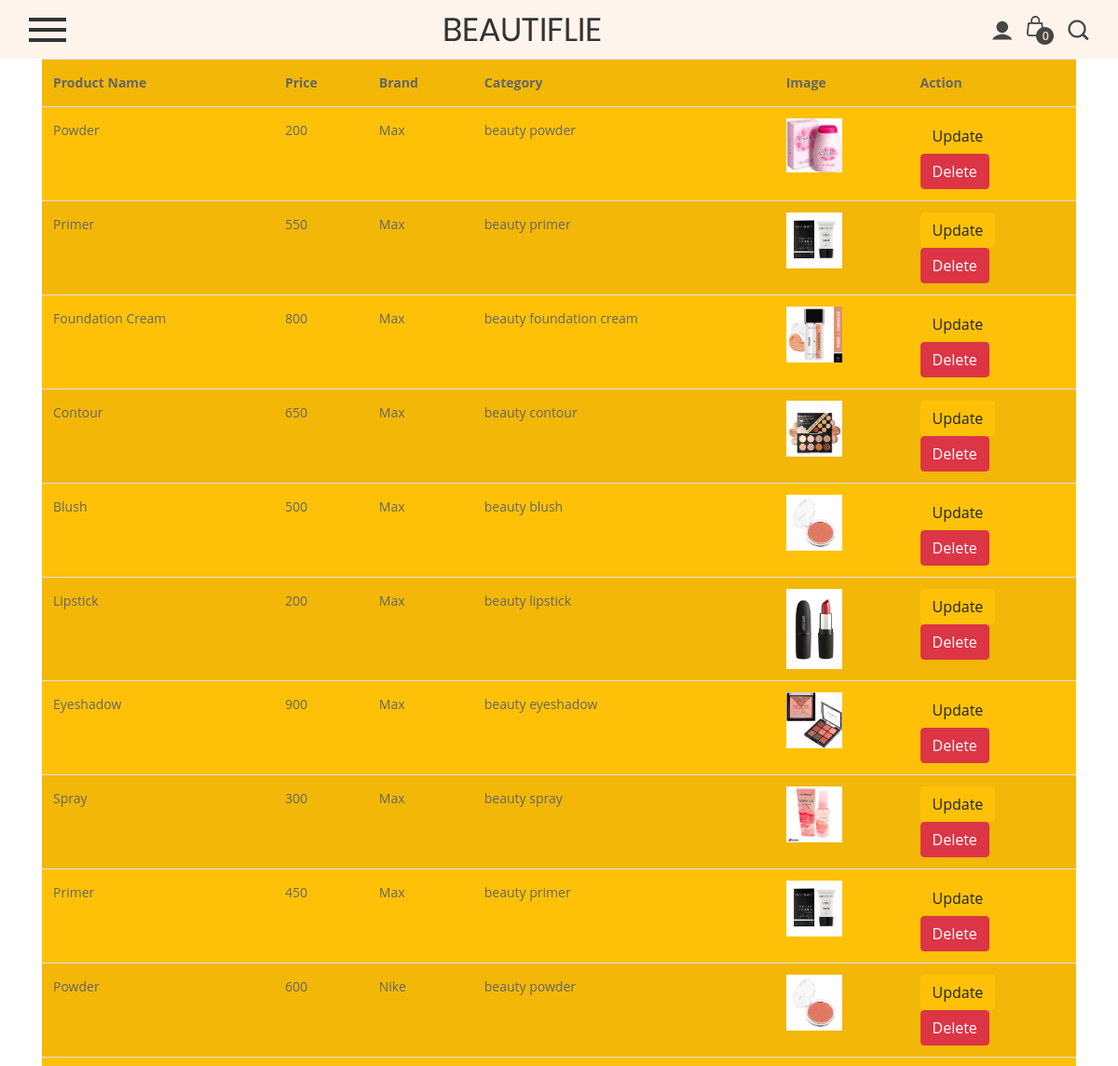
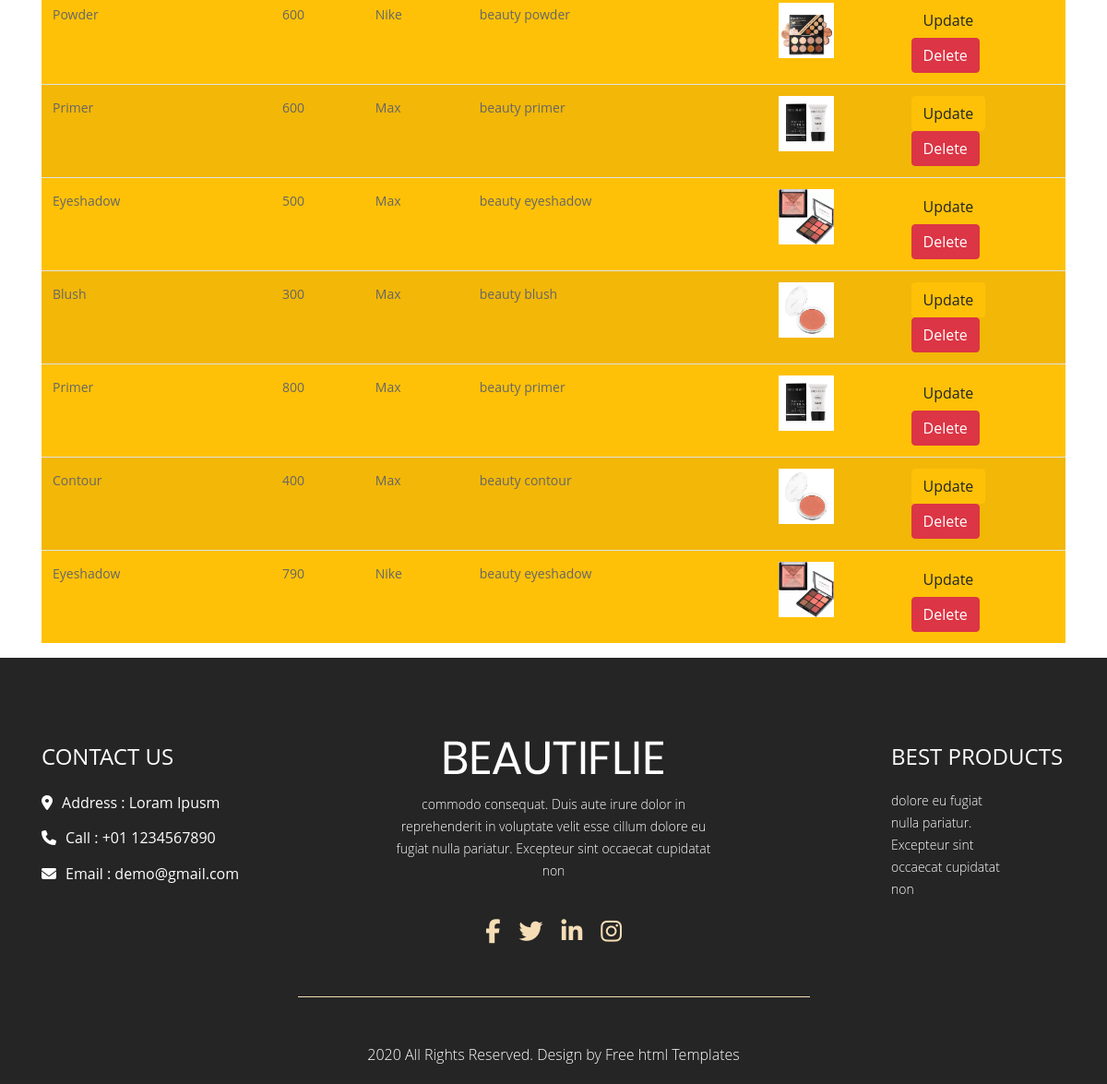
/Product/ProductViewMerchant, run on the app's committed database (2 pictures, top to bottom).
### Product/models.py (models this page shows)
class ProductDetails(models.Model):
    Product_Id=models.AutoField(primary_key=True)
    Product_Name=models.CharField(max_length=255)
    Product_Brand=models.CharField(max_length=255)
    Product_Description=models.CharField(max_length=1000)
    Product_Price=models.IntegerField()
    Product_Category=models.CharField(max_length=255)
    Product_Stock=models.PositiveIntegerField()
    Product_Image=models.ImageField(upload_to="product_image")
    Merchant=models.ForeignKey(User,on_delete=models.CASCADE,blank=True,null=True)

### Product/views.py (the view)
# urls.py: path("ProductViewMerchant",views.ProductViewMerchant,name="ProductViewMerchant"),
def ProductViewMerchant(request):
    products=ProductDetails.objects.all()
    context ={
        "products":products
    }
    return render(request,'productlist.html',context)

### templates/productlist.html
{% extends "adminhome.html" %}
{% block content %}
<div class="container">
    <table class="table table-striped bg-warning">
       <tr>
           <th>Product Name</th>
           <th>Price</th>
           <th>Brand</th>
           <th>Category</th>
           <th>Image</th>
           <th>Action</th>
        </tr>
        {% for product in products %}
    <tr>
        <td>{{product.Product_Name}}</td>
        <td>{{product.Product_Price}}</td>
        <td>{{product.Product_Brand}}</td>
        <td>{{product.Product_Category}}</td>
        <td><img src="{{product.Product_Image.url}}" style="width:60px;"></td>
        <td>
            <form action="{%url 'UpdateProduct' product.Product_Id %}">
            <button class="btn btn-warning">Update</button>
            </form>
            <a href="{%url 'DeleteProduct' product.Product_Id %}" class="btn btn-danger">Delete</a>
        </td>
    </tr>
    {% endfor %}
</table>
</div>
{% endblock %}

### templates/adminhome.html (shortened to what this page needs)
{% load static %}
<!DOCTYPE html>
<html lang="en">
   <head>
      <link rel="stylesheet" type="text/css" href="{%static 'css/bootstrap.min.css'%}">
      <link rel="stylesheet" type="text/css" href="{%static 'css/style.css'%}">
      <link rel="stylesheet" href="{%static 'css/responsive.css'%}">
      <link rel="stylesheet" href="{%static 'css/jquery.mCustomScrollbar.min.css'%}">
      <link rel="stylesheet" href="{%static 'https://netdna.bootstrapcdn.com/font-awesome/4.0.3/css/font-awesome.css'%}">
      <link rel="stylesheet" href="{%static 'css/owl.carousel.min.css'%}">
      <link rel="stylesheet" href="{%static 'css/owl.theme.default.min.css'%}">
      <link rel="stylesheet" href="{%static 'https://cdnjs.cloudflare.com/ajax/libs/fancybox/2.1.5/jquery.fancybox.min.css" media="screen'%}">
      <link href="{%static 'https://unpkg.com/gijgo@1.9.13/css/gijgo.min.css" rel="stylesheet" type="text/css'%}" />
   </head>
   <body>
      <div class="header_section">
         <div class="container-fluid">
            <nav class="navbar navbar-light bg-light justify-content-between">
               <span class="toggle_icon" onclick="openNav()"><img src="{% static 'images/toggle-icon.png' %}"></span>
               <a class="logo" href="index.html"><img src="{% static 'images/logo.png' %}"></a></a>
               <form class="form-inline ">
                  <div class="login_text">
                     <ul>
                        <li><a href="#"><img src="{% static 'images/user-icon.png' %}"></a></li>
                        <li><a href="#"><img src="{% static 'images/bag-icon.png' %}"></a></li>
                        <li><a href="#"><img src="{% static 'images/search-icon.png' %}"></a></li>
                     </ul>
                  </div>
               </form>
            </nav>
         </div>
      </div>
      {% block content%}{% endblock %}
      <div class="footer_section layout_padding">
         <div class="container">
            <div class="contact_section_2">
               <div class="row">
                  <div class="col-sm-4">
                     <h3 class="address_text">Contact Us</h3>
                     <div class="address_bt">
                        <ul>
                           <li>
                              <a href="#">
                              <i class="fa fa-map-marker" aria-hidden="true"></i><span class="padding_left10">Address : Loram Ipusm</span>
                              </a>
                           </li>
                           <li>
                              <a href="#">
                              <i class="fa fa-phone" aria-hidden="true"></i><span class="padding_left10">Call : +01 1234567890</span>
                              </a>
                           </li>
                           <li>
                              <a href="#">
                              <i class="fa fa-envelope" aria-hidden="true"></i><span class="padding_left10">Email : demo@gmail.com</span>
                              </a>
                           </li>
                        </ul>
                     </div>
                  </div>
                  <div class="col-sm-4">
                     <div class="footer_logo_1"><a href="index.html"><img src="{% static 'images/footer-logo.png' %}"></a></div>
                     <p class="dummy_text">commodo consequat. Duis aute irure dolor in reprehenderit in voluptate velit esse cillum dolore eu fugiat nulla pariatur. Excepteur sint occaecat cupidatat non</p>
                  </div>
                  <div class="col-sm-4">
                     <div class="main">
                        <h3 class="address_text">Best Products</h3>
                        <p class="ipsum_text">dolore eu fugiat nulla pariatur. Excepteur sint occaecat cupidatat non</p>
                     </div>
                  </div>
               </div>
            </div>
            <div class="social_icon">
               <ul>
                  <li>
                     <a href="#"><i class="fa fa-facebook" aria-hidden="true"></i></a>
                  </li>
                  <li>
                     <a href="#"><i class="fa fa-twitter" aria-hidden="true"></i></a>
                  </li>
                  <li>
                     <a href="#"><i class="fa fa-linkedin" aria-hidden="true"></i></a>
                  </li>
                  <li>
                     <a href="#"><i class="fa fa-instagram" aria-hidden="true"></i></a>
                  </li>
               </ul>
            </div>
         </div>
      </div>
      <div class="copyright_section">
         <div class="container">
            <p class="copyright_text">2020 All Rights Reserved. Design by <a href="https://html.design">Free html  Templates</a></p>
         </div>
      </div>
   </body>
</html>

### static/css/style.css (style rules this page uses)
* { box-sizing: border-box !important; transition: ease all 0.5s; }
html { scroll-behavior: smooth; }
body { color: #666666; font-size: 14px; line-height: 1.80857; font-weight: normal; overflow-x: hidden; font-family: 'Open Sans', sans-serif; }
a { color: #1f1f1f; text-decoration: none !important; outline: none !important; -webkit-transition: all .3s ease-in-out; -moz-transition: all .3s ease-in-out; -ms-transition: all .3s ease-in-out; -o-transition: all .3s ease-in-out; transition: all .3s ease-in-out; }
h1, h2, h3, h4, h5, h6 { letter-spacing: 0; font-weight: normal; position: relative; padding: 0 0 10px 0; font-weight: normal; line-height: normal; color: #111111; margin: 0 }
h3 { font-size: 18px }
*, *::after, *::before { -webkit-box-sizing: border-box; -moz-box-sizing: border-box; box-sizing: border-box; }
ul, li, ol { margin: 0px; padding: 0px; list-style: none; }
p { margin: 20px; font-weight: 300; font-size: 15px; line-height: 24px; }
a { color: #222222; text-decoration: none; outline: none !important; }
a, .btn { text-decoration: none !important; outline: none !important; -webkit-transition: all .3s ease-in-out; -moz-transition: all .3s ease-in-out; -ms-transition: all .3s ease-in-out; -o-transition: all .3s ease-in-out; transition: all .3s ease-in-out; }
img { max-width: 100%; height: auto; }
button { border: 0; margin: 0; padding: 0; cursor: pointer; }
.layout_padding { padding-top: 90px; padding-bottom: 0px; }
.header_section { width: 100%; float: left; background-color: #fef4ec; height: auto; background-size: 100%; }
.bg-light { background-color: transparent!important; }
.toggle_icon { padding: 10px 0px; }
.login_text { width: 100%; float: left; }
.login_text ul { margin: 0px; padding: 0px; }
.login_text li { font-size: 18px; color: #ffffff; text-transform: uppercase; float: left; padding-left: 15px; }
.login_text a { color: #ffffff; }
.contact_section_2 { width: 100%; float: left; }
.footer_section { width: 100%; float: left; background-color: #252525; height: auto; background-size: 100%; padding-bottom: 30px; }
.footer_logo_1 { width: 100%; float: left; text-align: center; }
.address_bt { width: 100%; float: left; }
.address_bt ul { margin: 0px; padding: 0px; }
.address_bt li { font-size: 16px; color: #ffffff; padding: 10px 0px 0px 0px; }
.address_bt li a { color: #ffffff; }
.padding_left10 { padding-left: 10px; }
.address_text { font-size: 24px; color: #ffffff; text-transform: uppercase; }
.dummy_text { width: 100%; float: left; font-size: 14px; color: #ffffff; margin: 0px; text-align: center; padding-top: 20px; }
.ipsum_text { width: 65%; float: left; font-size: 14px; color: #ffffff; margin: 0px; padding-top: 10px; }
.main { width: 54%; float: right; }
.social_icon { width: 50%; margin: 0 auto; text-align: center; padding-top: 40px; border-bottom: 1px solid #f5ddb6; padding-bottom: 30px; }
.social_icon ul { margin: 0px; padding: 0px; display: inline-block; text-align: center; }
.social_icon li { float: left; font-size: 26px; color: #f5ddb6; padding: 10px; }
.social_icon li a { color: #f5ddb6; }
.copyright_section { width: 100%; float: left; background-color: #252525; height: auto; }
.copyright_text { width: 100%; color: #ffffff; text-align: center; font-size: 16px; margin: 20px 0px; }
.copyright_text a { color: #ffffff; }

### data on the page
ProductDetails: Product_Name "Powder", Product_Price "200", Product_Brand "Max", Product_Category "beauty powder", Product_Image (picture)
ProductDetails: Product_Name "Primer", Product_Price "550", Product_Brand "Max", Product_Category "beauty primer", Product_Image (picture)
ProductDetails: Product_Name "Foundation Cream", Product_Price "800", Product_Brand "Max", Product_Category "beauty foundation cream", Product_Image (picture)
ProductDetails: Product_Name "Contour", Product_Price "650", Product_Brand "Max", Product_Category "beauty contour", Product_Image (picture)
ProductDetails: Product_Name "Blush", Product_Price "500", Product_Brand "Max", Product_Category "beauty blush", Product_Image (picture)
ProductDetails: Product_Name "Lipstick", Product_Price "200", Product_Brand "Max", Product_Category "beauty lipstick", Product_Image (picture)
ProductDetails: Product_Name "Eyeshadow", Product_Price "900", Product_Brand "Max", Product_Category "beauty eyeshadow", Product_Image (picture)
ProductDetails: Product_Name "Spray", Product_Price "300", Product_Brand "Max", Product_Category "beauty spray", Product_Image (picture)
ProductDetails: Product_Name "Primer", Product_Price "450", Product_Brand "Max", Product_Category "beauty primer", Product_Image (picture)
ProductDetails: Product_Name "Powder", Product_Price "600", Product_Brand "Nike", Product_Category "beauty powder", Product_Image (picture)
ProductDetails: Product_Name "Powder", Product_Price "600", Product_Brand "Nike", Product_Category "beauty powder", Product_Image (picture)
ProductDetails: Product_Name "Primer", Product_Price "600", Product_Brand "Max", Product_Category "beauty primer", Product_Image (picture)
ProductDetails: Product_Name "Eyeshadow", Product_Price "500", Product_Brand "Max", Product_Category "beauty eyeshadow", Product_Image (picture)
ProductDetails: Product_Name "Blush", Product_Price "300", Product_Brand "Max", Product_Category "beauty blush", Product_Image (picture)
ProductDetails: Product_Name "Primer", Product_Price "800", Product_Brand "Max", Product_Category "beauty primer", Product_Image (picture)
ProductDetails: Product_Name "Contour", Product_Price "400", Product_Brand "Max", Product_Category "beauty contour", Product_Image (picture)
ProductDetails: Product_Name "Eyeshadow", Product_Price "790", Product_Brand "Nike", Product_Category "beauty eyeshadow", Product_Image (picture)
